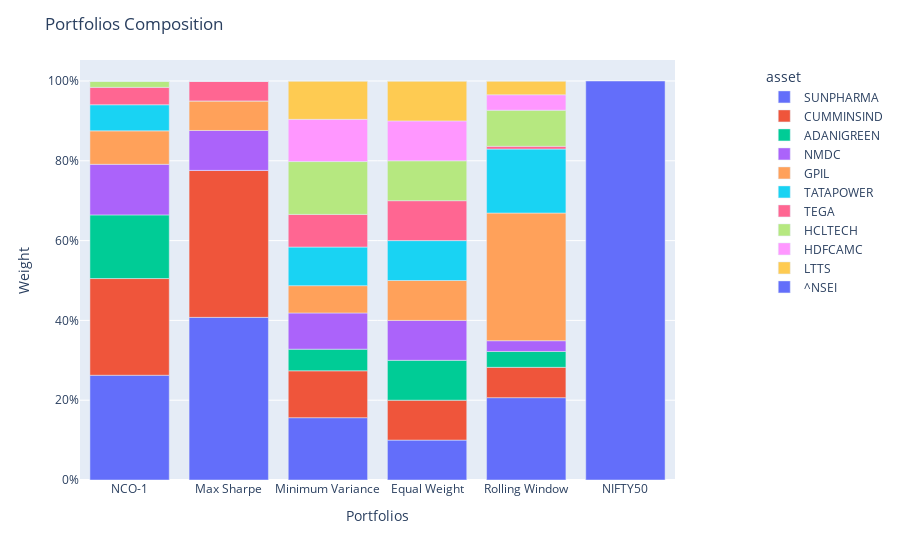

Notebook source saved alongside this figure:
### Code cell
population = Population(
    [cluster_pred, sharpe_pred, inv_var_pred, equ_pred, rolling_pred, bench_pred]
)
population.set_portfolio_params(compounded=True)
population.plot_composition()

### Figure 1 — Plotly figure (JSON) as saved in the notebook; plotly's stock layout.template omitted (floating-point values rounded to 4 significant figures)
{"data": [{"alignmentgroup": "True", "hovertemplate": "asset=SUNPHARMA<br>index=%{x}<br>value=%{y}<extra></extra>", "legendgroup": "SUNPHARMA", "marker": {"color": "#636efa", "pattern": {"shape": ""}}, "name": "SUNPHARMA", "offsetgroup": "SUNPHARMA", "orientation": "v", "showlegend": true, "textposition": "auto", "type": "bar", "x": ["NCO-1", "Max Sharpe", "Minimum Variance", "Equal Weight", "Rolling Window", "NIFTY50"], "xaxis": "x", "y": [0.2625, 0.4076, 0.1562, 0.1, 0.2064, 0], "yaxis": "y"}, {"alignmentgroup": "True", "hovertemplate": "asset=CUMMINSIND<br>index=%{x}<br>value=%{y}<extra></extra>", "legendgroup": "CUMMINSIND", "marker": {"color": "#EF553B", "pattern": {"shape": ""}}, "name": "CUMMINSIND", "offsetgroup": "CUMMINSIND", "orientation": "v", "showlegend": true, "textposition": "auto", "type": "bar", "x": ["NCO-1", "Max Sharpe", "Minimum Variance", "Equal Weight", "Rolling Window", "NIFTY50"], "xaxis": "x", "y": [0.2424, 0.3684, 0.1175, 0.1, 0.07599, 0], "yaxis": "y"}, {"alignmentgroup": "True", "hovertemplate": "asset=ADANIGREEN<br>index=%{x}<br>value=%{y}<extra></extra>", "legendgroup": "ADANIGREEN", "marker": {"color": "#00cc96", "pattern": {"shape": ""}}, "name": "ADANIGREEN", "offsetgroup": "ADANIGREEN", "orientation": "v", "showlegend": true, "textposition": "auto", "type": "bar", "x": ["NCO-1", "Max Sharpe", "Minimum Variance", "Equal Weight", "Rolling Window", "NIFTY50"], "xaxis": "x", "y": [0.1595, 0, 0.05425, 0.1, 0.03979, 0], "yaxis": "y"}, {"alignmentgroup": "True", "hovertemplate": "asset=NMDC<br>index=%{x}<br>value=%{y}<extra></extra>", "legendgroup": "NMDC", "marker": {"color": "#ab63fa", "pattern": {"shape": ""}}, "name": "NMDC", "offsetgroup": "NMDC", "orientation": "v", "showlegend": true, "textposition": "auto", "type": "bar", "x": ["NCO-1", "Max Sharpe", "Minimum Variance", "Equal Weight", "Rolling Window", "NIFTY50"], "xaxis": "x", "y": [0.1267, 0.1, 0.09071, 0.1, 0.02696, 0], "yaxis": "y"}, {"alignmentgroup": "True", "hovertemplate": "asset=GPIL<br>index=%{x}<br>value=%{y}<extra></extra>", "legendgroup": "GPIL", "marker": {"color": "#FFA15A", "pattern": {"shape": ""}}, "name": "GPIL", "offsetgroup": "GPIL", "orientation": "v", "showlegend": true, "textposition": "auto", "type": "bar", "x": ["NCO-1", "Max Sharpe", "Minimum Variance", "Equal Weight", "Rolling Window", "NIFTY50"], "xaxis": "x", "y": [0.08385, 0.07413, 0.06843, 0.1, 0.32, 0], "yaxis": "y"}, {"alignmentgroup": "True", "hovertemplate": "asset=TATAPOWER<br>index=%{x}<br>value=%{y}<extra></extra>", "legendgroup": "TATAPOWER", "marker": {"color": "#19d3f3", "pattern": {"shape": ""}}, "name": "TATAPOWER", "offsetgroup": "TATAPOWER", "orientation": "v", "showlegend": true, "textposition": "auto", "type": "bar", "x": ["NCO-1", "Max Sharpe", "Minimum Variance", "Equal Weight", "Rolling Window", "NIFTY50"], "xaxis": "x", "y": [0.06549, 0, 0.09681, 0.1, 0.1603, 0], "yaxis": "y"}, {"alignmentgroup": "True", "hovertemplate": "asset=TEGA<br>index=%{x}<br>value=%{y}<extra></extra>", "legendgroup": "TEGA", "marker": {"color": "#FF6692", "pattern": {"shape": ""}}, "name": "TEGA", "offsetgroup": "TEGA", "orientation": "v", "showlegend": true, "textposition": "auto", "type": "bar", "x": ["NCO-1", "Max Sharpe", "Minimum Variance", "Equal Weight", "Rolling Window", "NIFTY50"], "xaxis": "x", "y": [0.04357, 0.04985, 0.08177, 0.1, 0.006886, 0], "yaxis": "y"}, {"alignmentgroup": "True", "hovertemplate": "asset=HCLTECH<br>index=%{x}<br>value=%{y}<extra></extra>", "legendgroup": "HCLTECH", "marker": {"color": "#B6E880", "pattern": {"shape": ""}}, "name": "HCLTECH", "offsetgroup": "HCLTECH", "orientation": "v", "showlegend": true, "textposition": "auto", "type": "bar", "x": ["NCO-1", "Max Sharpe", "Minimum Variance", "Equal Weight", "Rolling Window", "NIFTY50"], "xaxis": "x", "y": [0.01594, 0, 0.1324, 0.1, 0.0905, 0], "yaxis": "y"}, {"alignmentgroup": "True", "hovertemplate": "asset=HDFCAMC<br>index=%{x}<br>value=%{y}<extra></extra>", "legendgroup": "HDFCAMC", "marker": {"color": "#FF97FF", "pattern": {"shape": ""}}, "name": "HDFCAMC", "offsetgroup": "HDFCAMC", "orientation": "v", "showlegend": true, "textposition": "auto", "type": "bar", "x": ["NCO-1", "Max Sharpe", "Minimum Variance", "Equal Weight", "Rolling Window", "NIFTY50"], "xaxis": "x", "y": [0, 0, 0.1058, 0.1, 0.03867, 0], "yaxis": "y"}, {"alignmentgroup": "True", "hovertemplate": "asset=LTTS<br>index=%{x}<br>value=%{y}<extra></extra>", "legendgroup": "LTTS", "marker": {"color": "#FECB52", "pattern": {"shape": ""}}, "name": "LTTS", "offsetgroup": "LTTS", "orientation": "v", "showlegend": true, "textposition": "auto", "type": "bar", "x": ["NCO-1", "Max Sharpe", "Minimum Variance", "Equal Weight", "Rolling Window", "NIFTY50"], "xaxis": "x", "y": [0, 0, 0.09612, 0.1, 0.0345, 0], "yaxis": "y"}, {"alignmentgroup": "True", "hovertemplate": "asset=^NSEI<br>index=%{x}<br>value=%{y}<extra></extra>", "legendgroup": "^NSEI", "marker": {"color": "#636efa", "pattern": {"shape": ""}}, "name": "^NSEI", "offsetgroup": "^NSEI", "orientation": "v", "showlegend": true, "textposition": "auto", "type": "bar", "x": ["NCO-1", "Max Sharpe", "Minimum Variance", "Equal Weight", "Rolling Window", "NIFTY50"], "xaxis": "x", "y": [0, 0, 0, 0, 0, 1], "yaxis": "y"}], "layout": {"barmode": "relative", "legend": {"title": {"text": "asset"}, "tracegroupgap": 0, "x": 1.15, "xanchor": "left", "y": 0.99, "yanchor": "top"}, "margin": {"t": 60}, "title": {"text": "Portfolios Composition"}, "xaxis": {"anchor": "y", "domain": [0, 1], "title": {"text": "Portfolios"}}, "yaxis": {"anchor": "x", "domain": [0, 1], "tickformat": ",.0%", "title": {"text": "Weight"}}}}
